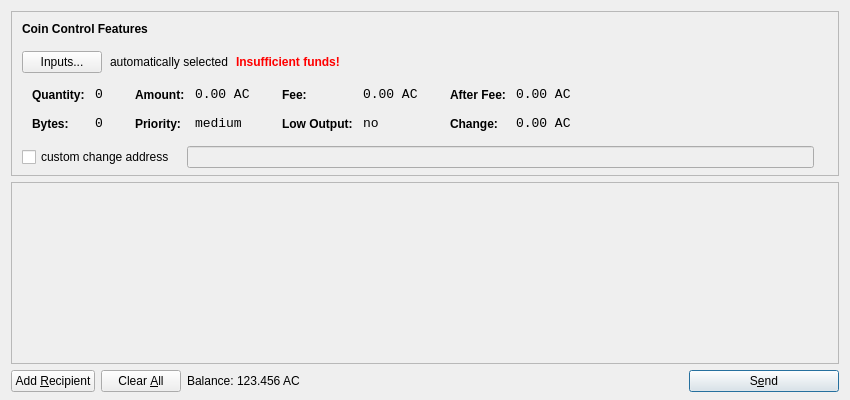
<?xml version="1.0" encoding="UTF-8"?>
<ui version="4.0">
 <class>SendCoinsDialog</class>
 <widget class="QDialog" name="SendCoinsDialog">
  <property name="geometry">
   <rect>
    <x>0</x>
    <y>0</y>
    <width>850</width>
    <height>400</height>
   </rect>
  </property>
  <property name="windowTitle">
   <string>Send Coins</string>
  </property>
  <layout class="QVBoxLayout" name="verticalLayout" stretch="0,1,0">
   <property name="bottomMargin">
    <number>8</number>
   </property>
   <item>
    <widget class="QFrame" name="frameCoinControl">
     <property name="sizePolicy">
      <sizepolicy hsizetype="Expanding" vsizetype="Expanding">
       <horstretch>0</horstretch>
       <verstretch>0</verstretch>
      </sizepolicy>
     </property>
     <property name="maximumSize">
      <size>
       <width>16777215</width>
       <height>16777215</height>
      </size>
     </property>
     <property name="frameShape">
      <enum>QFrame::StyledPanel</enum>
     </property>
     <property name="frameShadow">
      <enum>QFrame::Sunken</enum>
     </property>
     <layout class="QVBoxLayout" name="verticalLayoutCoinControl2">
      <property name="spacing">
       <number>6</number>
      </property>
      <property name="leftMargin">
       <number>0</number>
      </property>
      <property name="topMargin">
       <number>0</number>
      </property>
      <property name="rightMargin">
       <number>0</number>
      </property>
      <property name="bottomMargin">
       <number>6</number>
      </property>
      <item>
       <layout class="QVBoxLayout" name="verticalLayoutCoinControl" stretch="0,0,0,0,1">
        <property name="spacing">
         <number>0</number>
        </property>
        <property name="leftMargin">
         <number>10</number>
        </property>
        <property name="topMargin">
         <number>10</number>
        </property>
        <item>
         <layout class="QHBoxLayout" name="horizontalLayoutCoinControl1">
          <property name="bottomMargin">
           <number>15</number>
          </property>
          <item>
           <widget class="QLabel" name="labelCoinControlFeatures">
            <property name="sizePolicy">
             <sizepolicy hsizetype="Preferred" vsizetype="Maximum">
              <horstretch>0</horstretch>
              <verstretch>0</verstretch>
             </sizepolicy>
            </property>
            <property name="font">
             <font>
              <weight>75</weight>
              <bold>true</bold>
             </font>
            </property>
            <property name="styleSheet">
             <string notr="true">font-weight:bold;</string>
            </property>
            <property name="text">
             <string>Coin Control Features</string>
            </property>
           </widget>
          </item>
         </layout>
        </item>
        <item>
         <layout class="QHBoxLayout" name="horizontalLayoutCoinControl2" stretch="0,0,0,0">
          <property name="spacing">
           <number>8</number>
          </property>
          <property name="bottomMargin">
           <number>10</number>
          </property>
          <item>
           <widget class="QPushButton" name="pushButtonCoinControl">
            <property name="styleSheet">
             <string notr="true"/>
            </property>
            <property name="text">
             <string>Inputs...</string>
            </property>
           </widget>
          </item>
          <item>
           <widget class="QLabel" name="labelCoinControlAutomaticallySelected">
            <property name="text">
             <string>automatically selected</string>
            </property>
            <property name="margin">
             <number>5</number>
            </property>
           </widget>
          </item>
          <item>
           <widget class="QLabel" name="labelCoinControlInsuffFunds">
            <property name="font">
             <font>
              <weight>75</weight>
              <bold>true</bold>
             </font>
            </property>
            <property name="styleSheet">
             <string notr="true">color:red;font-weight:bold;</string>
            </property>
            <property name="text">
             <string>Insufficient funds!</string>
            </property>
            <property name="margin">
             <number>5</number>
            </property>
           </widget>
          </item>
          <item>
           <spacer name="horizontalSpacerCoinControl">
            <property name="orientation">
             <enum>Qt::Horizontal</enum>
            </property>
            <property name="sizeHint" stdset="0">
             <size>
              <width>40</width>
              <height>1</height>
             </size>
            </property>
           </spacer>
          </item>
         </layout>
        </item>
        <item>
         <widget class="QWidget" name="widgetCoinControl" native="true">
          <property name="sizePolicy">
           <sizepolicy hsizetype="Preferred" vsizetype="Preferred">
            <horstretch>0</horstretch>
            <verstretch>0</verstretch>
           </sizepolicy>
          </property>
          <property name="minimumSize">
           <size>
            <width>0</width>
            <height>0</height>
           </size>
          </property>
          <property name="styleSheet">
           <string notr="true"/>
          </property>
          <layout class="QHBoxLayout" name="horizontalLayoutCoinControl5">
           <property name="leftMargin">
            <number>0</number>
           </property>
           <property name="topMargin">
            <number>0</number>
           </property>
           <property name="rightMargin">
            <number>0</number>
           </property>
           <property name="bottomMargin">
            <number>0</number>
           </property>
           <item>
            <layout class="QHBoxLayout" name="horizontalLayoutCoinControl3" stretch="0,0,0,1">
             <property name="spacing">
              <number>20</number>
             </property>
             <property name="topMargin">
              <number>0</number>
             </property>
             <property name="bottomMargin">
              <number>10</number>
             </property>
             <item>
              <layout class="QFormLayout" name="formLayoutCoinControl1">
               <property name="horizontalSpacing">
                <number>10</number>
               </property>
               <property name="verticalSpacing">
                <number>14</number>
               </property>
               <property name="leftMargin">
                <number>10</number>
               </property>
               <property name="topMargin">
                <number>4</number>
               </property>
               <property name="rightMargin">
                <number>6</number>
               </property>
               <item row="0" column="0">
                <widget class="QLabel" name="labelCoinControlQuantityText">
                 <property name="styleSheet">
                  <string notr="true">font-weight:bold;</string>
                 </property>
                 <property name="text">
                  <string>Quantity:</string>
                 </property>
                 <property name="margin">
                  <number>0</number>
                 </property>
                </widget>
               </item>
               <item row="0" column="1">
                <widget class="QLabel" name="labelCoinControlQuantity">
                 <property name="font">
                  <font>
                   <family>Monospace</family>
                   <pointsize>10</pointsize>
                  </font>
                 </property>
                 <property name="cursor">
                  <cursorShape>IBeamCursor</cursorShape>
                 </property>
                 <property name="contextMenuPolicy">
                  <enum>Qt::ActionsContextMenu</enum>
                 </property>
                 <property name="text">
                  <string notr="true">0</string>
                 </property>
                 <property name="margin">
                  <number>0</number>
                 </property>
                 <property name="textInteractionFlags">
                  <set>Qt::LinksAccessibleByMouse|Qt::TextSelectableByKeyboard|Qt::TextSelectableByMouse</set>
                 </property>
                </widget>
               </item>
               <item row="1" column="0">
                <widget class="QLabel" name="labelCoinControlBytesText">
                 <property name="styleSheet">
                  <string notr="true">font-weight:bold;</string>
                 </property>
                 <property name="text">
                  <string>Bytes:</string>
                 </property>
                </widget>
               </item>
               <item row="1" column="1">
                <widget class="QLabel" name="labelCoinControlBytes">
                 <property name="font">
                  <font>
                   <family>Monospace</family>
                   <pointsize>10</pointsize>
                  </font>
                 </property>
                 <property name="cursor">
                  <cursorShape>IBeamCursor</cursorShape>
                 </property>
                 <property name="contextMenuPolicy">
                  <enum>Qt::ActionsContextMenu</enum>
                 </property>
                 <property name="text">
                  <string notr="true">0</string>
                 </property>
                 <property name="textInteractionFlags">
                  <set>Qt::LinksAccessibleByMouse|Qt::TextSelectableByKeyboard|Qt::TextSelectableByMouse</set>
                 </property>
                </widget>
               </item>
              </layout>
             </item>
             <item>
              <layout class="QFormLayout" name="formLayoutCoinControl2">
               <property name="horizontalSpacing">
                <number>10</number>
               </property>
               <property name="verticalSpacing">
                <number>14</number>
               </property>
               <property name="leftMargin">
                <number>6</number>
               </property>
               <property name="topMargin">
                <number>4</number>
               </property>
               <property name="rightMargin">
                <number>6</number>
               </property>
               <item row="0" column="0">
                <widget class="QLabel" name="labelCoinControlAmountText">
                 <property name="styleSheet">
                  <string notr="true">font-weight:bold;</string>
                 </property>
                 <property name="text">
                  <string>Amount:</string>
                 </property>
                 <property name="margin">
                  <number>0</number>
                 </property>
                </widget>
               </item>
               <item row="0" column="1">
                <widget class="QLabel" name="labelCoinControlAmount">
                 <property name="font">
                  <font>
                   <family>Monospace</family>
                   <pointsize>10</pointsize>
                  </font>
                 </property>
                 <property name="cursor">
                  <cursorShape>IBeamCursor</cursorShape>
                 </property>
                 <property name="contextMenuPolicy">
                  <enum>Qt::ActionsContextMenu</enum>
                 </property>
                 <property name="text">
                  <string notr="true">0.00 AC</string>
                 </property>
                 <property name="textInteractionFlags">
                  <set>Qt::LinksAccessibleByMouse|Qt::TextSelectableByKeyboard|Qt::TextSelectableByMouse</set>
                 </property>
                </widget>
               </item>
               <item row="1" column="0">
                <widget class="QLabel" name="labelCoinControlPriorityText">
                 <property name="styleSheet">
                  <string notr="true">font-weight:bold;</string>
                 </property>
                 <property name="text">
                  <string>Priority:</string>
                 </property>
                </widget>
               </item>
               <item row="1" column="1">
                <widget class="QLabel" name="labelCoinControlPriority">
                 <property name="font">
                  <font>
                   <family>Monospace</family>
                   <pointsize>10</pointsize>
                  </font>
                 </property>
                 <property name="cursor">
                  <cursorShape>IBeamCursor</cursorShape>
                 </property>
                 <property name="contextMenuPolicy">
                  <enum>Qt::ActionsContextMenu</enum>
                 </property>
                 <property name="text">
                  <string>medium</string>
                 </property>
                 <property name="textInteractionFlags">
                  <set>Qt::LinksAccessibleByMouse|Qt::TextSelectableByKeyboard|Qt::TextSelectableByMouse</set>
                 </property>
                </widget>
               </item>
              </layout>
             </item>
             <item>
              <layout class="QFormLayout" name="formLayoutCoinControl3">
               <property name="horizontalSpacing">
                <number>10</number>
               </property>
               <property name="verticalSpacing">
                <number>14</number>
               </property>
               <property name="leftMargin">
                <number>6</number>
               </property>
               <property name="topMargin">
                <number>4</number>
               </property>
               <property name="rightMargin">
                <number>6</number>
               </property>
               <item row="0" column="0">
                <widget class="QLabel" name="labelCoinControlFeeText">
                 <property name="styleSheet">
                  <string notr="true">font-weight:bold;</string>
                 </property>
                 <property name="text">
                  <string>Fee:</string>
                 </property>
                 <property name="margin">
                  <number>0</number>
                 </property>
                </widget>
               </item>
               <item row="0" column="1">
                <widget class="QLabel" name="labelCoinControlFee">
                 <property name="font">
                  <font>
                   <family>Monospace</family>
                   <pointsize>10</pointsize>
                  </font>
                 </property>
                 <property name="cursor">
                  <cursorShape>IBeamCursor</cursorShape>
                 </property>
                 <property name="contextMenuPolicy">
                  <enum>Qt::ActionsContextMenu</enum>
                 </property>
                 <property name="text">
                  <string notr="true">0.00 AC</string>
                 </property>
                 <property name="textInteractionFlags">
                  <set>Qt::LinksAccessibleByMouse|Qt::TextSelectableByKeyboard|Qt::TextSelectableByMouse</set>
                 </property>
                </widget>
               </item>
               <item row="1" column="0">
                <widget class="QLabel" name="labelCoinControlLowOutputText">
                 <property name="styleSheet">
                  <string notr="true">font-weight:bold;</string>
                 </property>
                 <property name="text">
                  <string>Low Output:</string>
                 </property>
                </widget>
               </item>
               <item row="1" column="1">
                <widget class="QLabel" name="labelCoinControlLowOutput">
                 <property name="font">
                  <font>
                   <family>Monospace</family>
                   <pointsize>10</pointsize>
                  </font>
                 </property>
                 <property name="cursor">
                  <cursorShape>IBeamCursor</cursorShape>
                 </property>
                 <property name="contextMenuPolicy">
                  <enum>Qt::ActionsContextMenu</enum>
                 </property>
                 <property name="text">
                  <string>no</string>
                 </property>
                 <property name="textInteractionFlags">
                  <set>Qt::LinksAccessibleByMouse|Qt::TextSelectableByKeyboard|Qt::TextSelectableByMouse</set>
                 </property>
                </widget>
               </item>
              </layout>
             </item>
             <item>
              <layout class="QFormLayout" name="formLayoutCoinControl4">
               <property name="horizontalSpacing">
                <number>10</number>
               </property>
               <property name="verticalSpacing">
                <number>14</number>
               </property>
               <property name="leftMargin">
                <number>6</number>
               </property>
               <property name="topMargin">
                <number>4</number>
               </property>
               <property name="rightMargin">
                <number>6</number>
               </property>
               <item row="0" column="0">
                <widget class="QLabel" name="labelCoinControlAfterFeeText">
                 <property name="styleSheet">
                  <string notr="true">font-weight:bold;</string>
                 </property>
                 <property name="text">
                  <string>After Fee:</string>
                 </property>
                 <property name="margin">
                  <number>0</number>
                 </property>
                </widget>
               </item>
               <item row="0" column="1">
                <widget class="QLabel" name="labelCoinControlAfterFee">
                 <property name="font">
                  <font>
                   <family>Monospace</family>
                   <pointsize>10</pointsize>
                  </font>
                 </property>
                 <property name="cursor">
                  <cursorShape>IBeamCursor</cursorShape>
                 </property>
                 <property name="contextMenuPolicy">
                  <enum>Qt::ActionsContextMenu</enum>
                 </property>
                 <property name="text">
                  <string notr="true">0.00 AC</string>
                 </property>
                 <property name="textInteractionFlags">
                  <set>Qt::LinksAccessibleByMouse|Qt::TextSelectableByKeyboard|Qt::TextSelectableByMouse</set>
                 </property>
                </widget>
               </item>
               <item row="1" column="0">
                <widget class="QLabel" name="labelCoinControlChangeText">
                 <property name="styleSheet">
                  <string notr="true">font-weight:bold;</string>
                 </property>
                 <property name="text">
                  <string>Change:</string>
                 </property>
                </widget>
               </item>
               <item row="1" column="1">
                <widget class="QLabel" name="labelCoinControlChange">
                 <property name="font">
                  <font>
                   <family>Monospace</family>
                   <pointsize>10</pointsize>
                  </font>
                 </property>
                 <property name="cursor">
                  <cursorShape>IBeamCursor</cursorShape>
                 </property>
                 <property name="contextMenuPolicy">
                  <enum>Qt::ActionsContextMenu</enum>
                 </property>
                 <property name="text">
                  <string notr="true">0.00 AC</string>
                 </property>
                 <property name="textInteractionFlags">
                  <set>Qt::LinksAccessibleByMouse|Qt::TextSelectableByKeyboard|Qt::TextSelectableByMouse</set>
                 </property>
                </widget>
               </item>
              </layout>
             </item>
            </layout>
           </item>
          </layout>
         </widget>
        </item>
        <item>
         <layout class="QHBoxLayout" name="horizontalLayoutCoinControl4" stretch="0,0,0">
          <property name="spacing">
           <number>12</number>
          </property>
          <property name="sizeConstraint">
           <enum>QLayout::SetDefaultConstraint</enum>
          </property>
          <property name="topMargin">
           <number>5</number>
          </property>
          <property name="rightMargin">
           <number>5</number>
          </property>
          <item>
           <widget class="QCheckBox" name="checkBoxCoinControlChange">
            <property name="text">
             <string>custom change address</string>
            </property>
           </widget>
          </item>
          <item>
           <widget class="QLineEdit" name="lineEditCoinControlChange">
            <property name="enabled">
             <bool>false</bool>
            </property>
            <property name="sizePolicy">
             <sizepolicy hsizetype="Expanding" vsizetype="Fixed">
              <horstretch>0</horstretch>
              <verstretch>0</verstretch>
             </sizepolicy>
            </property>
           </widget>
          </item>
          <item>
           <widget class="QLabel" name="labelCoinControlChangeLabel">
            <property name="sizePolicy">
             <sizepolicy hsizetype="Preferred" vsizetype="Expanding">
              <horstretch>0</horstretch>
              <verstretch>0</verstretch>
             </sizepolicy>
            </property>
            <property name="minimumSize">
             <size>
              <width>0</width>
              <height>0</height>
             </size>
            </property>
            <property name="text">
             <string/>
            </property>
            <property name="margin">
             <number>3</number>
            </property>
           </widget>
          </item>
         </layout>
        </item>
        <item>
         <spacer name="verticalSpacerCoinControl">
          <property name="orientation">
           <enum>Qt::Vertical</enum>
          </property>
          <property name="sizeHint" stdset="0">
           <size>
            <width>800</width>
            <height>1</height>
           </size>
          </property>
         </spacer>
        </item>
       </layout>
      </item>
     </layout>
    </widget>
   </item>
   <item>
    <widget class="QScrollArea" name="scrollArea">
     <property name="widgetResizable">
      <bool>true</bool>
     </property>
     <widget class="QWidget" name="scrollAreaWidgetContents">
      <property name="geometry">
       <rect>
        <x>0</x>
        <y>0</y>
        <width>830</width>
        <height>173</height>
       </rect>
      </property>
      <layout class="QVBoxLayout" name="verticalLayout_2">
       <property name="leftMargin">
        <number>0</number>
       </property>
       <property name="topMargin">
        <number>0</number>
       </property>
       <property name="rightMargin">
        <number>0</number>
       </property>
       <property name="bottomMargin">
        <number>0</number>
       </property>
       <item>
        <layout class="QVBoxLayout" name="entries">
         <property name="spacing">
          <number>6</number>
         </property>
        </layout>
       </item>
       <item>
        <spacer name="verticalSpacer">
         <property name="orientation">
          <enum>Qt::Vertical</enum>
         </property>
         <property name="sizeHint" stdset="0">
          <size>
           <width>20</width>
           <height>40</height>
          </size>
         </property>
        </spacer>
       </item>
      </layout>
     </widget>
    </widget>
   </item>
   <item>
    <layout class="QHBoxLayout" name="horizontalLayout">
     <item>
      <widget class="QPushButton" name="addButton">
       <property name="toolTip">
        <string>Send to multiple recipients at once</string>
       </property>
       <property name="text">
        <string>Add &amp;Recipient</string>
       </property>
       <property name="icon">
        <iconset resource="../bitcoin.qrc">
         <normaloff>:/icons/add</normaloff>:/icons/add</iconset>
       </property>
       <property name="autoDefault">
        <bool>false</bool>
       </property>
      </widget>
     </item>
     <item>
      <widget class="QPushButton" name="clearButton">
       <property name="sizePolicy">
        <sizepolicy hsizetype="Minimum" vsizetype="Fixed">
         <horstretch>0</horstretch>
         <verstretch>0</verstretch>
        </sizepolicy>
       </property>
       <property name="toolTip">
        <string>Remove all transaction fields</string>
       </property>
       <property name="text">
        <string>Clear &amp;All</string>
       </property>
       <property name="icon">
        <iconset resource="../bitcoin.qrc">
         <normaloff>:/icons/remove</normaloff>:/icons/remove</iconset>
       </property>
       <property name="autoRepeatDelay">
        <number>300</number>
       </property>
       <property name="autoDefault">
        <bool>false</bool>
       </property>
      </widget>
     </item>
     <item>
      <layout class="QHBoxLayout" name="horizontalLayout_2">
       <property name="spacing">
        <number>3</number>
       </property>
       <item>
        <widget class="QLabel" name="label">
         <property name="text">
          <string>Balance:</string>
         </property>
        </widget>
       </item>
       <item>
        <widget class="QLabel" name="labelBalance">
         <property name="cursor">
          <cursorShape>IBeamCursor</cursorShape>
         </property>
         <property name="text">
          <string>123.456 AC</string>
         </property>
         <property name="textInteractionFlags">
          <set>Qt::LinksAccessibleByMouse|Qt::TextSelectableByKeyboard|Qt::TextSelectableByMouse</set>
         </property>
        </widget>
       </item>
      </layout>
     </item>
     <item>
      <spacer name="horizontalSpacer">
       <property name="orientation">
        <enum>Qt::Horizontal</enum>
       </property>
       <property name="sizeHint" stdset="0">
        <size>
         <width>40</width>
         <height>20</height>
        </size>
       </property>
      </spacer>
     </item>
     <item>
      <widget class="QPushButton" name="sendButton">
       <property name="minimumSize">
        <size>
         <width>150</width>
         <height>0</height>
        </size>
       </property>
       <property name="toolTip">
        <string>Confirm the send action</string>
       </property>
       <property name="text">
        <string>S&amp;end</string>
       </property>
       <property name="icon">
        <iconset resource="../bitcoin.qrc">
         <normaloff>:/icons/send</normaloff>:/icons/send</iconset>
       </property>
       <property name="default">
        <bool>true</bool>
       </property>
      </widget>
     </item>
    </layout>
   </item>
  </layout>
 </widget>
 <resources>
  <include location="../bitcoin.qrc"/>
 </resources>
 <connections/>
</ui>
